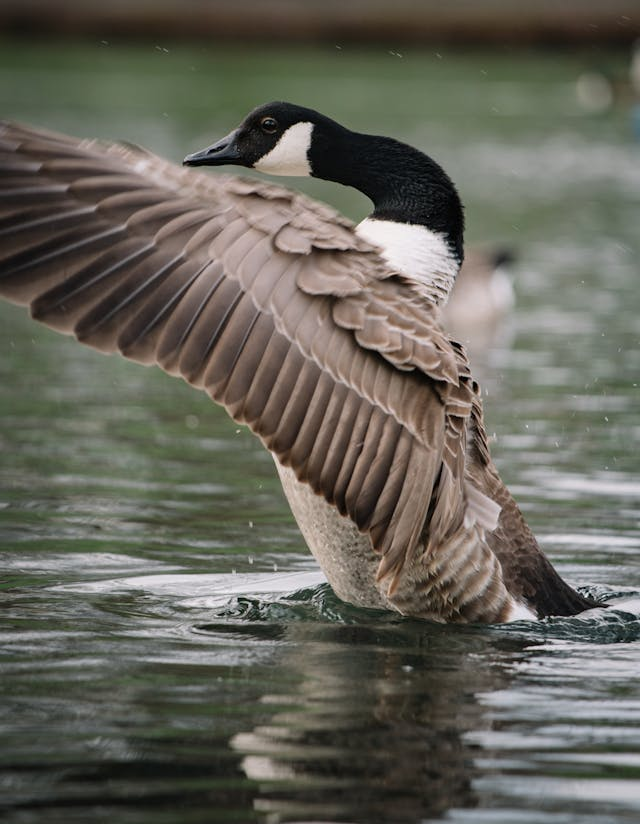
#> input picture samples/images/goose_2.jpg, 640 x 824 px
$ python smoothing.py
#> lines starting #> are read from the running program, lines starting #| are printed output that depends on the picture
import cv2 as cv


# read the image
img = cv.imread('samples/images/goose_2.jpg')
#> img is the input picture: shape (824, 640, 3); mean B, G, R 89.4, 99.1, 100.6
# show the image
cv.imshow('original__img', img)


# averaging
average = cv.blur(img, (7, 7))
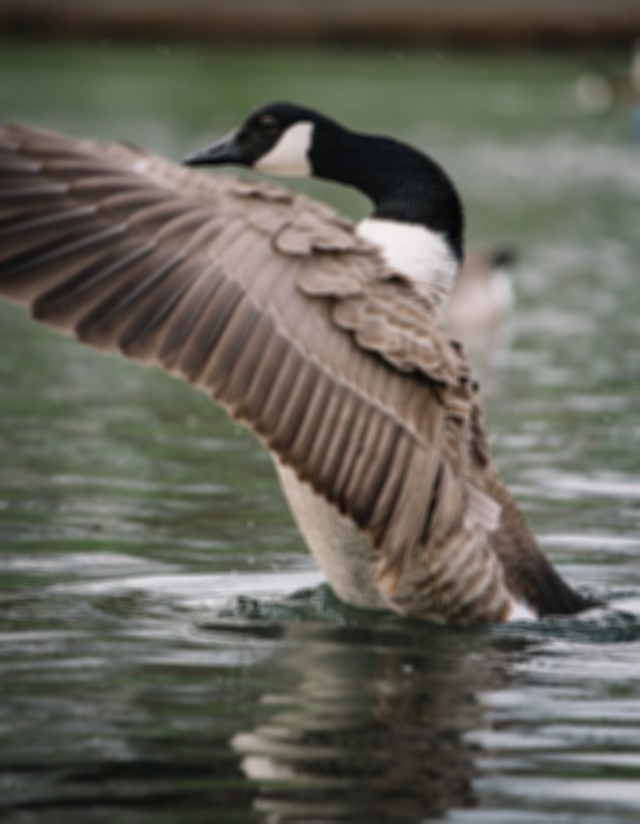
#> average: shape (824, 640, 3); mean B, G, R 89.4, 99.1, 100.6
cv.imshow('average__img', average)


# gaussian blur
gauss = cv.GaussianBlur(img, (7, 7), 0)
cv.imshow('gaussian__blur__img', gauss)


# median blur
median = cv.medianBlur(img, 7)
cv.imshow('median__blur__img', median)


# bilateral blur
bilateral = cv.bilateralFilter(img, 25, 50, 50)
cv.imshow('bilateral__blur__img', bilateral)


cv.waitKey(0)

$ run again, with samples/images/butterfly_1.jpg copied over samples/images/goose_2.jpg
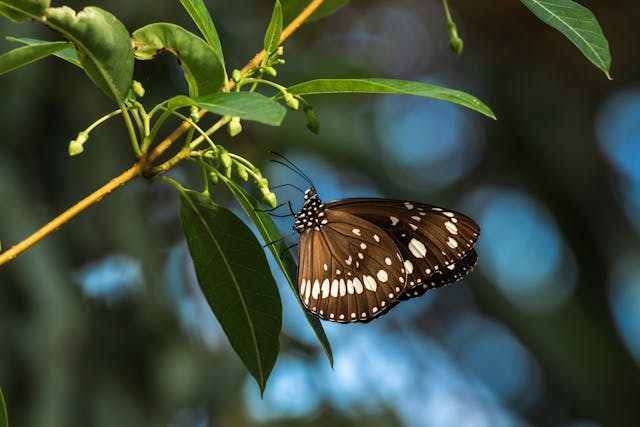
#> input picture samples/images/butterfly_1.jpg, 640 x 427 px
#> img is the input picture: shape (427, 640, 3); mean B, G, R 58.7, 75.1, 61.7
#> `average = cv.blur(img, (7, 7))`:
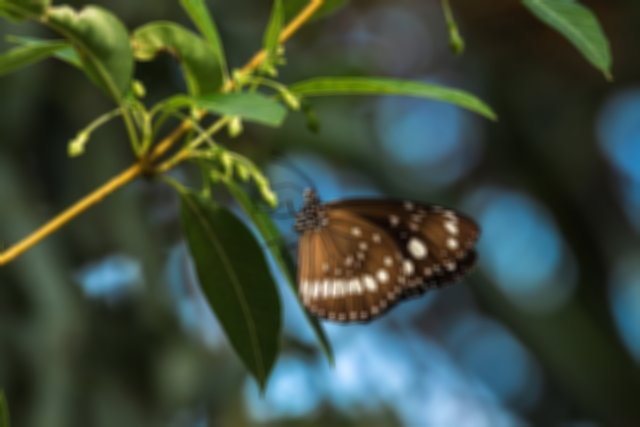
#> average: shape (427, 640, 3); mean B, G, R 58.7, 75.1, 61.7
#> `median = cv.medianBlur(img, 7)`:
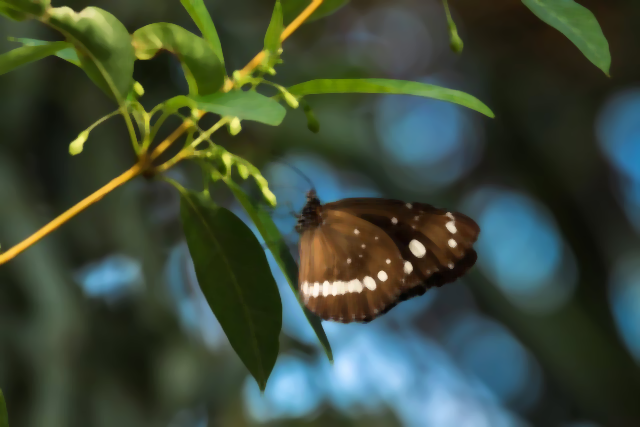
#> median: shape (427, 640, 3); mean B, G, R 58, 74.3, 60.8

$ run again, with samples/images/city_1.jpg copied over samples/images/goose_2.jpg
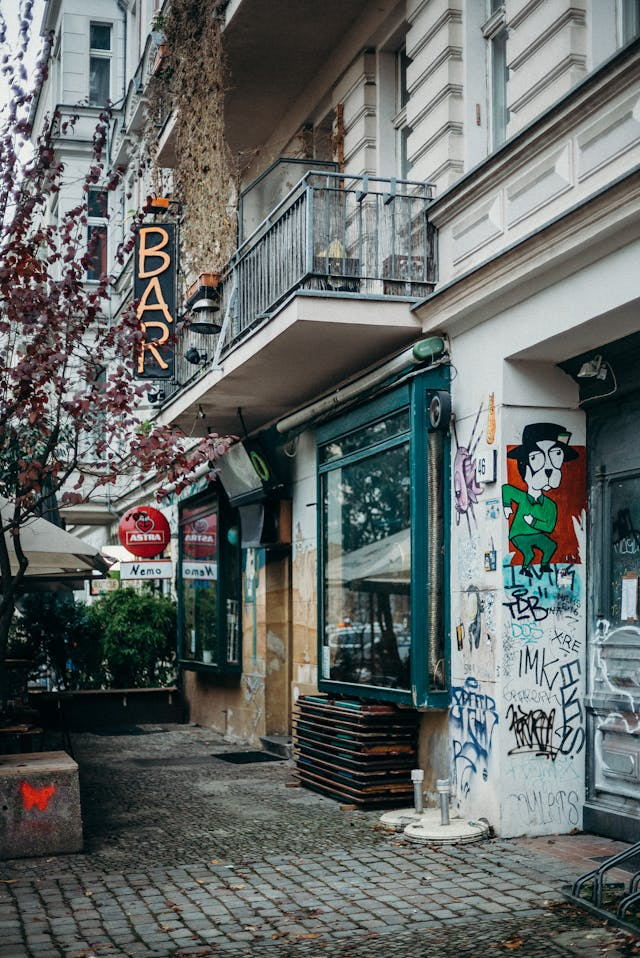
#> input picture samples/images/city_1.jpg, 640 x 958 px
#> img is the input picture: shape (958, 640, 3); mean B, G, R 102.5, 104.4, 98.9
#> `average = cv.blur(img, (7, 7))`:
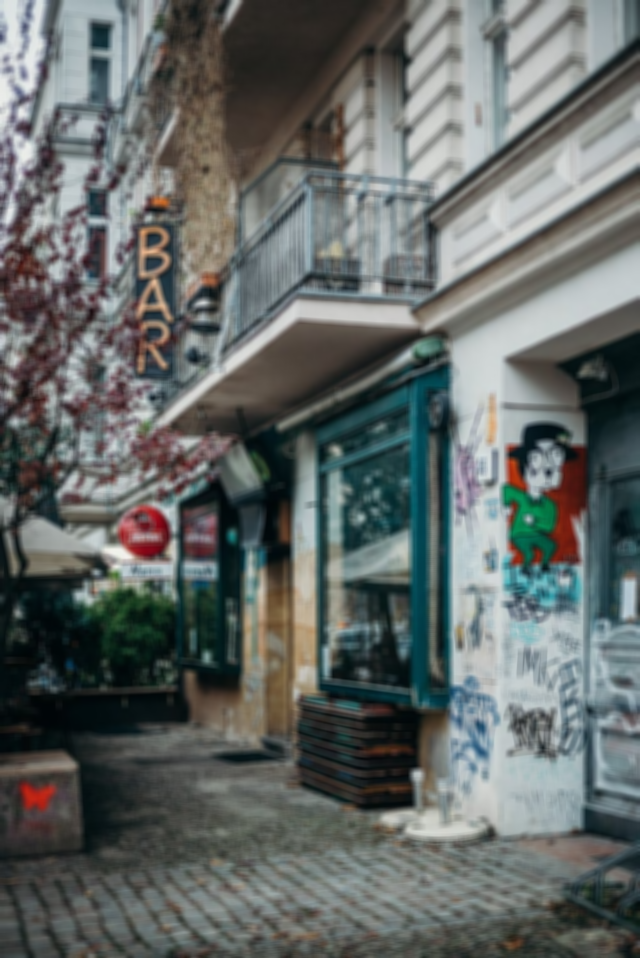
#> average: shape (958, 640, 3); mean B, G, R 102.5, 104.4, 98.9
#> `median = cv.medianBlur(img, 7)`:
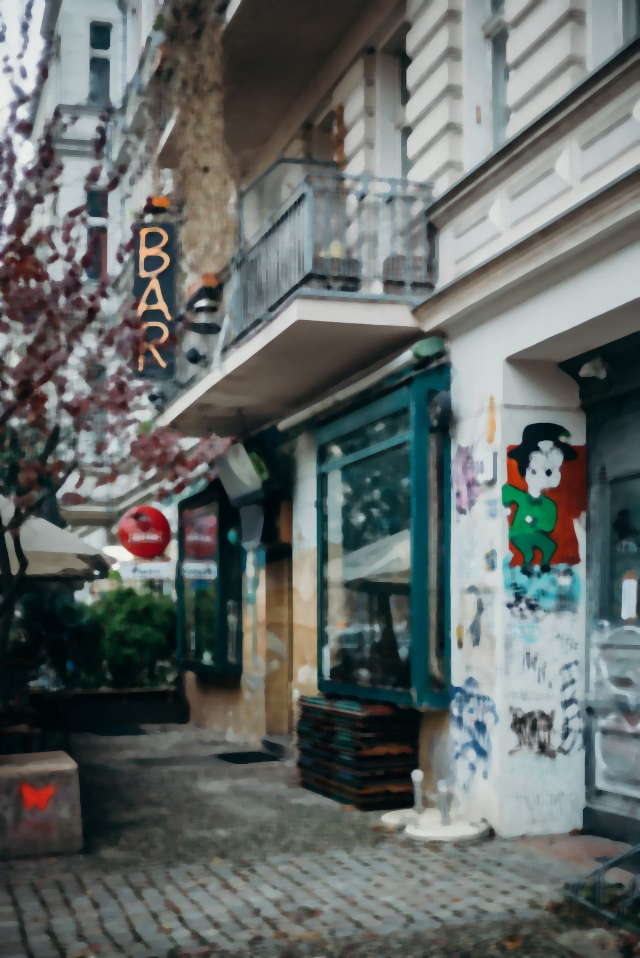
#> median: shape (958, 640, 3); mean B, G, R 103.1, 105.1, 99.5
